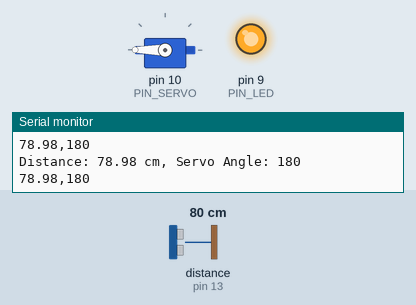
This sketch was run on a simulated Arduino Uno, built with avr-gcc and run on an emulated ATmega328P. Shown: servo, output pins drawn as LEDs (lit = HIGH), the last lines printed to the serial monitor. Wiring (inferred from the names in the program): ultrasonic range finder: trigger pin 12; echo pin 13. The test bench sets the inputs (shaded band); at power-on: distance to the obstacle (sensor on pin 13) 80 cm. The echo pulse lasts 58.3 µs per cm; pins used as bus, display or sensor lines are not drawn.

Above: at 1.2 s.
1.3 s: distance to the obstacle (sensor on pin 13) set to 39 cm
2.8 s: distance to the obstacle (sensor on pin 13) set to 36 cm
At 3.8 s:
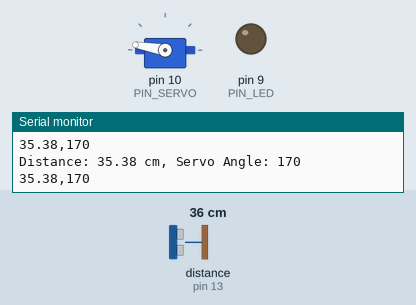
4.3 s: distance to the obstacle (sensor on pin 13) set to 2 cm
At 5.4 s:
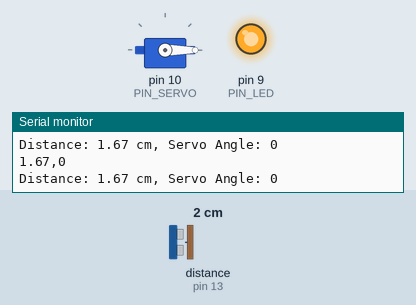
5.8 s: distance to the obstacle (sensor on pin 13) set to 16 cm
7.3 s: distance to the obstacle (sensor on pin 13) set to 19 cm
At 8.5 s:
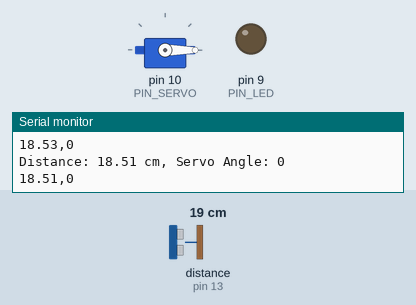
8.8 s: distance to the obstacle (sensor on pin 13) set to 4 cm
At 10.3 s:
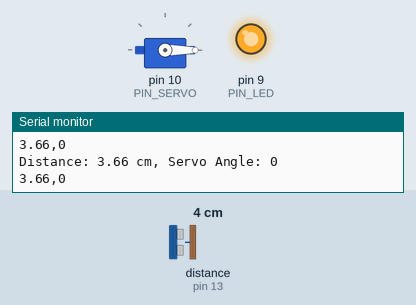
Timing chart, 0 to 11.3 s (numbered marks = the images above; inputs shaded):
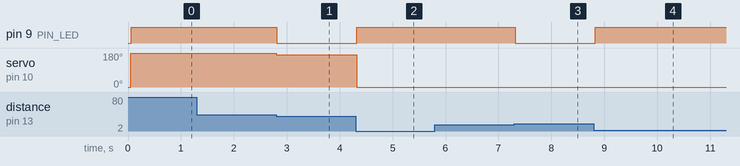

The sketch:

11_practice_2.ino.ino
```cpp
#include <Servo.h>

// 핀 설정
#define PIN_LED   9   // LED active-low
#define PIN_TRIG  12  // 초음파 센서 TRIGGER
#define PIN_ECHO  13  // 초음파 센서 ECHO
#define PIN_SERVO 10  // 서보 모터

// 초음파 및 거리 설정
#define SND_VEL 346.0     // 음속 (m/s)
#define INTERVAL 50        // 샘플링 간격 (ms)
#define PULSE_DURATION 10  // 초음파 펄스 지속 시간 (μs)
#define DIST_MIN_CM 18     // 최소 거리 (cm)
#define DIST_MAX_CM 36     // 최대 거리 (cm)

// 타이밍 및 거리 변환 계수
#define TIMEOUT ((INTERVAL / 2) * 1000.0) // 최대 에코 대기 시간 (μs)
#define SCALE (0.034 / 2.0)               // 거리 변환 계수 (cm)

// 글로벌 변수
unsigned long last_sampling_time = 0;
Servo myservo;

void setup() {
  pinMode(PIN_LED, OUTPUT);
  pinMode(PIN_TRIG, OUTPUT);
  pinMode(PIN_ECHO, INPUT);
  digitalWrite(PIN_TRIG, LOW);

  myservo.attach(PIN_SERVO); // 서보 모터 핀 연결
  myservo.write(0); // 초기 서보 위치 0도

  Serial.begin(57600); // 시리얼 통신 시작
}

void loop() {
  // 샘플링 간격이 지나지 않았으면 대기
  if (millis() < last_sampling_time + INTERVAL)
    return;

  // 거리 측정 (cm 단위)
  float distance = measureDistance();
  int angle = calculateServoAngle(distance); // 거리로 각도 계산

  // 서보 모터 각도 설정
  myservo.write(angle);

  // 시리얼 플로터 및 모니터에 데이터 출력
  Serial.print("Distance: ");
  Serial.print(distance);
  Serial.print(" cm, Servo Angle: ");
  Serial.println(angle);

  // 시리얼 플로터용 형식 출력
  Serial.print(distance);
  Serial.print(",");
  Serial.println(angle);

  // LED 제어 (거리 범위 내에 있을 때 ON)
  if (distance >= DIST_MIN_CM && distance <= DIST_MAX_CM) {
    digitalWrite(PIN_LED, LOW);  // LED ON
  } else {
    digitalWrite(PIN_LED, HIGH); // LED OFF
  }

  // 샘플링 시간 갱신
  last_sampling_time = millis();
}

// 초음파 센서로 거리 측정 (cm 단위 반환)
float measureDistance() {
  digitalWrite(PIN_TRIG, LOW);
  delayMicroseconds(2);
  digitalWrite(PIN_TRIG, HIGH);
  delayMicroseconds(10);
  digitalWrite(PIN_TRIG, LOW);

  long duration = pulseIn(PIN_ECHO, HIGH, TIMEOUT); // 왕복 시간 측정
  return duration * SCALE; // 거리 변환 (cm 단위)
}

// 거리에 따라 서보 모터 각도 계산
int calculateServoAngle(float distance) {
  if (distance <= DIST_MIN_CM) {
    return 0; // 최소 거리일 때 0도
  } else if (distance >= DIST_MAX_CM) {
    return 180; // 최대 거리일 때 180도
  } else {
    // 18cm ~ 36cm 사이에서 선형적으로 0도 ~ 180도로 변환
    return map(distance, DIST_MIN_CM, DIST_MAX_CM, 0, 180);
  }
}
```

Measured:
- the behaviour switches between 37 and 36 cm on distance to the obstacle (sensor on pin 13) (found by bisection; images 0 and 1)
- the behaviour switches between 18 and 19 cm on distance to the obstacle (sensor on pin 13) (found by bisection; images 2 and 3)
- after the input at 2.8 s, pin 9 (PIN_LED): HIGH → LOW at once; servo on pin 10 (PIN_SERVO): 180° → 170° at once
- after the input at 4.3 s, pin 9 (PIN_LED): LOW → HIGH at once; servo on pin 10 (PIN_SERVO): 170° → 0° at once
- after the input at 7.3 s, pin 9 (PIN_LED): HIGH → LOW at once
- after the input at 8.8 s, pin 9 (PIN_LED): LOW → HIGH at once
